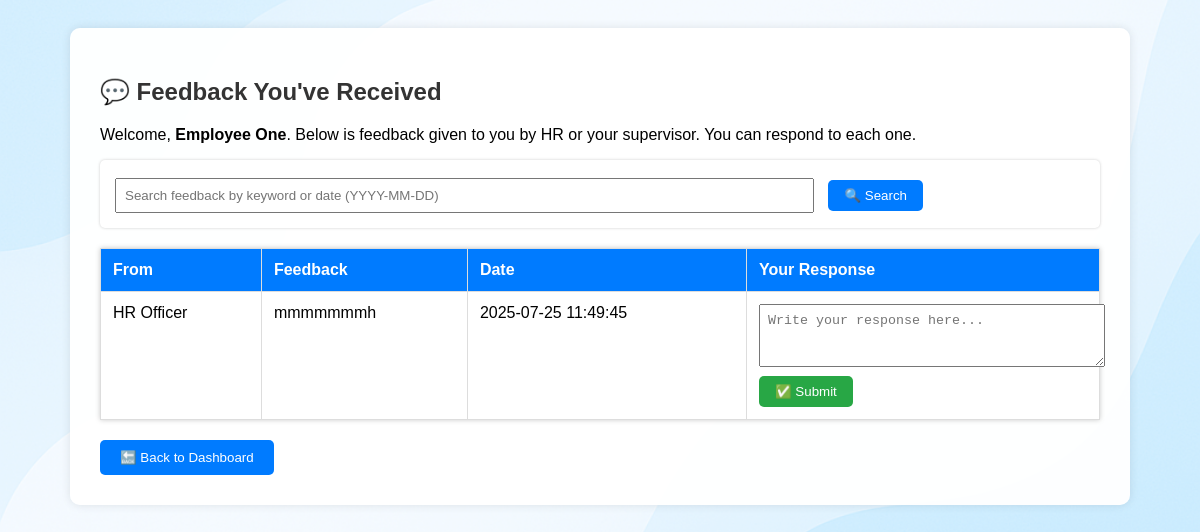
Page /view_feedback.php (signed in) on the committed database.
### tables this page shows
CREATE TABLE `feedback` (
  `feedback_id` int(11) NOT NULL,
  `employee_id` int(11) NOT NULL,
  `feedback_text` text NOT NULL,
  `given_by` int(11) NOT NULL,
  `role` varchar(20) NOT NULL,
  `given_at` timestamp NOT NULL DEFAULT current_timestamp(),
  `status` enum('unread','read') DEFAULT 'unread'
);

CREATE TABLE `users` (
  `user_id` int(11) NOT NULL,
  `name` varchar(100) DEFAULT NULL,
  `email` varchar(100) DEFAULT NULL,
  `password` varchar(255) DEFAULT NULL,
  `role` enum('Admin','HR','Supervisor','Employee') DEFAULT NULL,
  `created_at` timestamp NOT NULL DEFAULT current_timestamp()
);

### view_feedback.php (the view, shortened to what this page needs)
<?php
include 'db_connect.php';
$user_id = $_SESSION['user_id'];
$name = $_SESSION['name'];
$result = $conn->query("
    SELECT f.feedback_id, f.feedback_text, f.given_at, u.name AS giver_name
    FROM feedback f
    JOIN users u ON f.given_by = u.user_id
    WHERE f.employee_id = $user_id
    ORDER BY f.given_at DESC
");
?>
<!DOCTYPE html>
<html>
<head>
</head>
<body class="feedback-background">
<div class="feedback-container">
    <h2>💬 Feedback You've Received</h2>
    <p>Welcome, <strong><?= htmlspecialchars($name) ?></strong>. Below is feedback given to you by HR or your supervisor. You can respond to each one.</p>
    <div class="search-form">
        <form method="GET" action="search_feedback.php">
            <input type="text" name="query" placeholder="Search feedback by keyword or date (YYYY-MM-DD)" required>
            <input type="submit" value="🔍 Search">
        </form>
    </div>
    <?php if ($result->num_rows > 0): ?>
        <table>
            <thead>
                <tr>
                    <th>From</th>
                    <th>Feedback</th>
                    <th>Date</th>
                    <th>Your Response</th>
                </tr>
            </thead>
            <tbody>
            <?php while ($row = $result->fetch_assoc()): ?>
                <tr>
                    <td><?= htmlspecialchars($row['giver_name']) ?></td>
                    <td><?= htmlspecialchars($row['feedback_text']) ?></td>
                    <td><?= $row['given_at'] ?></td>
                    <td>
                        <form method="POST" action="view_feedback.php" onsubmit="return confirmResponseSubmit();">
                            <textarea name="response_text" rows="3" required placeholder="Write your response here..."></textarea><br>
                            <input type="submit" value="✅ Submit">
                        </form>
                    </td>
                </tr>
            <?php endwhile; ?>
            </tbody>
        </table>
    <?php else: ?>
        <p>No feedback received yet.</p>
    <?php endif; ?>
    <a href="dashboard.php" onclick="return confirmDashboardRedirect();">
        <button>🔙 Back to Dashboard</button>
    </a>
</div>
</body>
</html>

### view_feedback.php (style rules this page uses)
body.feedback-background { background-image: url('assets/feedback_bg.png'); background-size: cover; background-position: center; background-repeat: no-repeat; font-family: Arial, sans-serif; padding: 20px; min-height: 100vh; position: relative; z-index: 1; }
body.feedback-background::before { content: ""; position: fixed; top: 0; left: 0; width: 100%; height: 100%; background-color: rgba(255,255,255,0.6); z-index: -1; }
.feedback-container { background-color: rgba(255, 255, 255, 0.95); padding: 30px; border-radius: 10px; box-shadow: 0 0 10px rgba(0,0,0,0.1); max-width: 1000px; margin: auto; }
h2 { color: #333; }
table { width: 100%; border-collapse: collapse; background-color: #fff; box-shadow: 0 0 5px #ccc; }
th, td { padding: 12px; border: 1px solid #ddd; vertical-align: top; }
th { background-color: #007BFF; color: white; text-align: left; }
textarea { width: 100%; padding: 8px; resize: vertical; }
input[type="submit"] { background-color: #28a745; color: white; border: none; padding: 8px 16px; border-radius: 5px; cursor: pointer; margin-top: 5px; }
button { margin-top: 20px; padding: 10px 20px; background-color: #007BFF; color: white; border: none; border-radius: 5px; cursor: pointer; }
.search-form { margin-bottom: 20px; background-color: #fff; padding: 15px; border-radius: 5px; box-shadow: 0 0 3px #ccc; }
.search-form input[type="text"] { width: 70%; padding: 8px; margin-right: 10px; }
.search-form input[type="submit"] { background-color: #007BFF; color: white; border: none; padding: 8px 16px; border-radius: 5px; cursor: pointer; }

### rows in the picture
feedback: users.name "HR Officer", feedback_text "mmmmmmmh", given_at "2025-07-25 11:49:45"

### other values in the picture
$name "Employee One"
